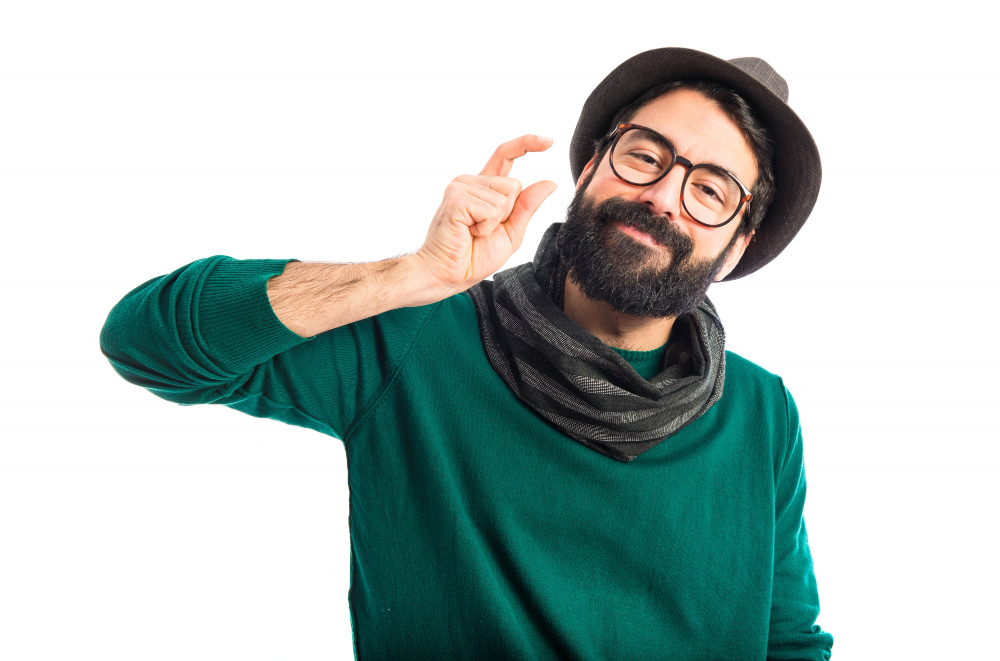
#> input picture original.png, 1000 x 661 px
$ python -i app.py   (imports and definitions only)
#> lines starting #> are read from the running program, lines starting #| are printed output that depends on the picture; after the words box and inside, x2 and y2 are one past the last pixel; in counts of white or black regions, pixels touching at a corner belong together
import io
import cv2
import numpy as np
import streamlit as st
from PIL import Image


# [1 line not run here, left out]


# ---------------------------
# Helper functions
# ---------------------------
def load_image(uploaded_file):
    image = Image.open(uploaded_file).convert("RGB")
    return np.array(image, dtype=np.uint8)


# [6 lines left out: function resize_image, not called in this run]


def adjust_brightness_contrast(img, brightness, contrast):
    return cv2.convertScaleAbs(img, alpha=contrast, beta=brightness)


def apply_grayscale(img):
    gray = cv2.cvtColor(img, cv2.COLOR_RGB2GRAY)
    return cv2.cvtColor(gray, cv2.COLOR_GRAY2RGB)


# [54 lines left out: functions apply_blur, apply_sharpen, apply_warm_filter, apply_portrait_blur, apply_edge_detection, apply_sketch_effect, not called in this run]


def apply_cartoon_effect(img):
    gray = cv2.cvtColor(img, cv2.COLOR_RGB2GRAY)
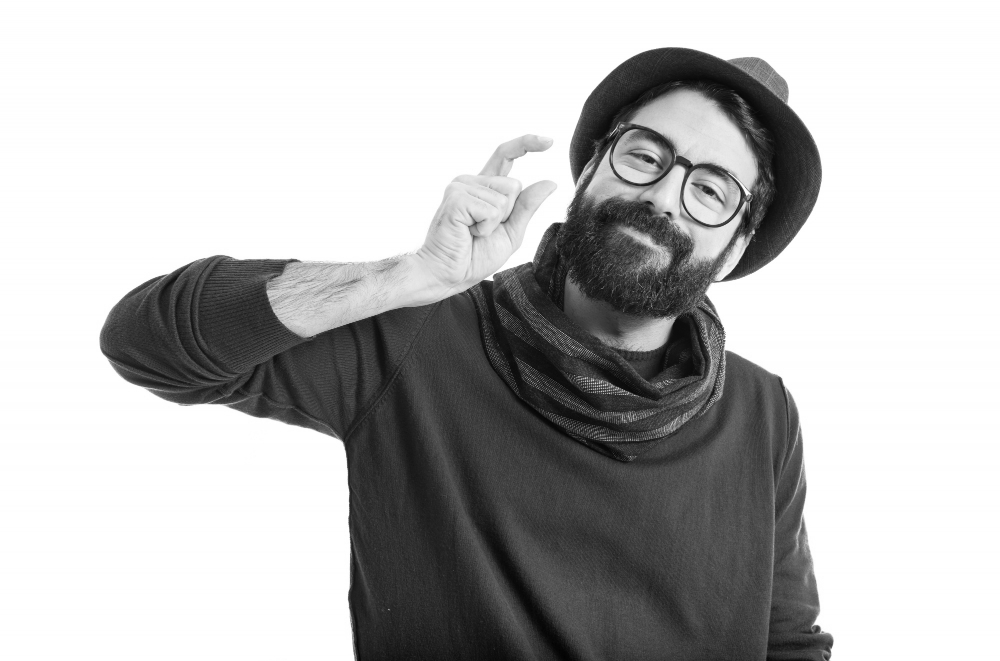
#> gray: shape (661, 1000); min 2, max 255, mean 184.1
    gray_blur = cv2.medianBlur(gray, 5)

    edges = cv2.adaptiveThreshold(
        gray_blur,
        255,
        cv2.ADAPTIVE_THRESH_MEAN_C,
        cv2.THRESH_BINARY,
        9,
        9
    )
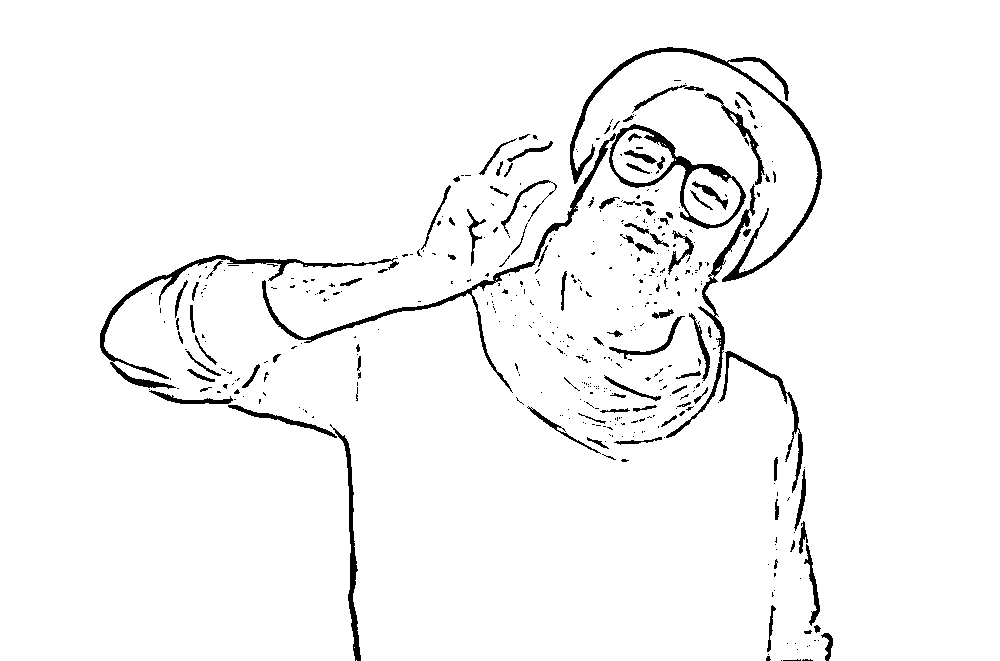
#> edges: shape (661, 1000); 96.4% white; 439 black regions (336 under 20 px), largest, box (x1, y1, x2, y2) and area: (262, 124, 746, 393) 4299, (570, 47, 822, 282) 3217, (100, 255, 399, 389) 2198

    color = cv2.bilateralFilter(img, 9, 250, 250)
    cartoon = cv2.bitwise_and(color, color, mask=edges)
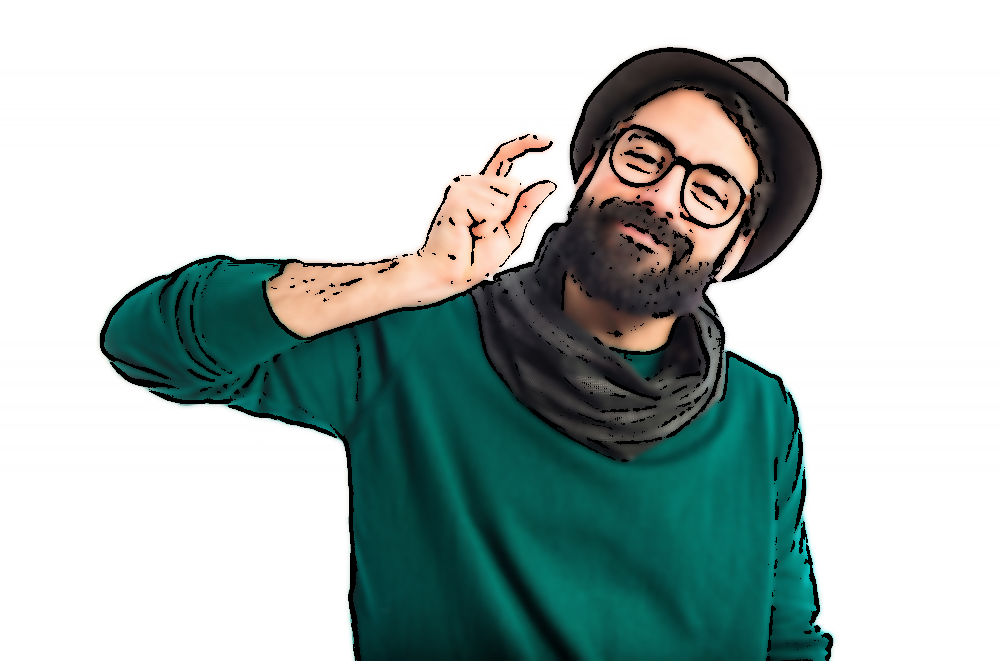
#> cartoon: shape (661, 1000, 3); mean R, G, B 171.2, 185.6, 182.7
    return cartoon


# [23 lines left out: functions rotate_image, get_image_download_bytes, not called in this run]


# ---------------------------
# Main app
# ---------------------------
# [107 lines not run here, left out]

>>> import cv2
>>> picture = cv2.cvtColor(cv2.imread('original.png'), cv2.COLOR_BGR2RGB)
>>> result = apply_cartoon_effect(picture)
